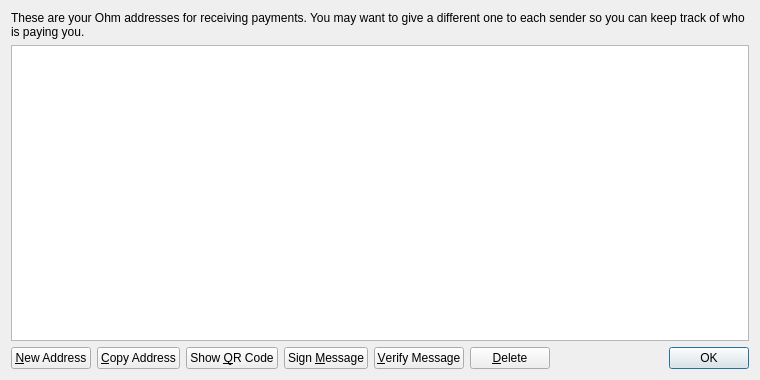
<?xml version="1.0" encoding="UTF-8"?>
<ui version="4.0">
 <class>AddressBookPage</class>
 <widget class="QWidget" name="AddressBookPage">
  <property name="geometry">
   <rect>
    <x>0</x>
    <y>0</y>
    <width>760</width>
    <height>380</height>
   </rect>
  </property>
  <property name="windowTitle">
   <string>Address Book</string>
  </property>
  <layout class="QVBoxLayout" name="verticalLayout">
   <item>
    <widget class="QLabel" name="labelExplanation">
     <property name="text">
      <string>These are your Ohm addresses for receiving payments. You may want to give a different one to each sender so you can keep track of who is paying you.</string>
     </property>
     <property name="textFormat">
      <enum>Qt::PlainText</enum>
     </property>
     <property name="wordWrap">
      <bool>true</bool>
     </property>
    </widget>
   </item>
   <item>
    <widget class="QTableView" name="tableView">
     <property name="contextMenuPolicy">
      <enum>Qt::CustomContextMenu</enum>
     </property>
     <property name="toolTip">
      <string>Double-click to edit address or label</string>
     </property>
     <property name="tabKeyNavigation">
      <bool>false</bool>
     </property>
     <property name="alternatingRowColors">
      <bool>true</bool>
     </property>
     <property name="selectionMode">
      <enum>QAbstractItemView::SingleSelection</enum>
     </property>
     <property name="selectionBehavior">
      <enum>QAbstractItemView::SelectRows</enum>
     </property>
     <property name="sortingEnabled">
      <bool>true</bool>
     </property>
     <attribute name="verticalHeaderVisible">
      <bool>false</bool>
     </attribute>
    </widget>
   </item>
   <item>
    <layout class="QHBoxLayout" name="horizontalLayout">
     <item>
      <widget class="QPushButton" name="newAddressButton">
       <property name="toolTip">
        <string>Create a new address</string>
       </property>
       <property name="text">
        <string>&amp;New Address</string>
       </property>
       <property name="icon">
        <iconset resource="../bitcoin.qrc">
         <normaloff>:/icons/add</normaloff>:/icons/add</iconset>
       </property>
      </widget>
     </item>
     <item>
      <widget class="QPushButton" name="copyToClipboard">
       <property name="toolTip">
        <string>Copy the currently selected address to the system clipboard</string>
       </property>
       <property name="text">
        <string>&amp;Copy Address</string>
       </property>
       <property name="icon">
        <iconset resource="../bitcoin.qrc">
         <normaloff>:/icons/editcopy</normaloff>:/icons/editcopy</iconset>
       </property>
      </widget>
     </item>
     <item>
      <widget class="QPushButton" name="showQRCode">
       <property name="text">
        <string>Show &amp;QR Code</string>
       </property>
       <property name="icon">
        <iconset resource="../bitcoin.qrc">
         <normaloff>:/icons/qrcode</normaloff>:/icons/qrcode</iconset>
       </property>
      </widget>
     </item>
     <item>
      <widget class="QPushButton" name="signMessage">
       <property name="toolTip">
        <string>Sign a message to prove you own a Ohm address</string>
       </property>
       <property name="text">
        <string>Sign &amp;Message</string>
       </property>
       <property name="icon">
        <iconset resource="../bitcoin.qrc">
         <normaloff>:/icons/edit</normaloff>:/icons/edit</iconset>
       </property>
      </widget>
     </item>
     <item>
      <widget class="QPushButton" name="verifyMessage">
       <property name="toolTip">
        <string>Verify a message to ensure it was signed with a specified Ohm address</string>
       </property>
       <property name="text">
        <string>&amp;Verify Message</string>
       </property>
       <property name="icon">
        <iconset resource="../bitcoin.qrc">
         <normaloff>:/icons/transaction_0</normaloff>:/icons/transaction_0</iconset>
       </property>
      </widget>
     </item>
     <item>
      <widget class="QPushButton" name="deleteButton">
       <property name="toolTip">
        <string>Delete the currently selected address from the list</string>
       </property>
       <property name="text">
        <string>&amp;Delete</string>
       </property>
       <property name="icon">
        <iconset resource="../bitcoin.qrc">
         <normaloff>:/icons/remove</normaloff>:/icons/remove</iconset>
       </property>
      </widget>
     </item>
     <item>
      <spacer name="horizontalSpacer">
       <property name="orientation">
        <enum>Qt::Horizontal</enum>
       </property>
       <property name="sizeHint" stdset="0">
        <size>
         <width>40</width>
         <height>20</height>
        </size>
       </property>
      </spacer>
     </item>
     <item>
      <widget class="QDialogButtonBox" name="buttonBox">
       <property name="sizePolicy">
        <sizepolicy hsizetype="Maximum" vsizetype="Fixed">
         <horstretch>0</horstretch>
         <verstretch>0</verstretch>
        </sizepolicy>
       </property>
       <property name="standardButtons">
        <set>QDialogButtonBox::Ok</set>
       </property>
      </widget>
     </item>
    </layout>
   </item>
  </layout>
 </widget>
 <resources>
  <include location="../bitcoin.qrc"/>
 </resources>
 <connections/>
</ui>
